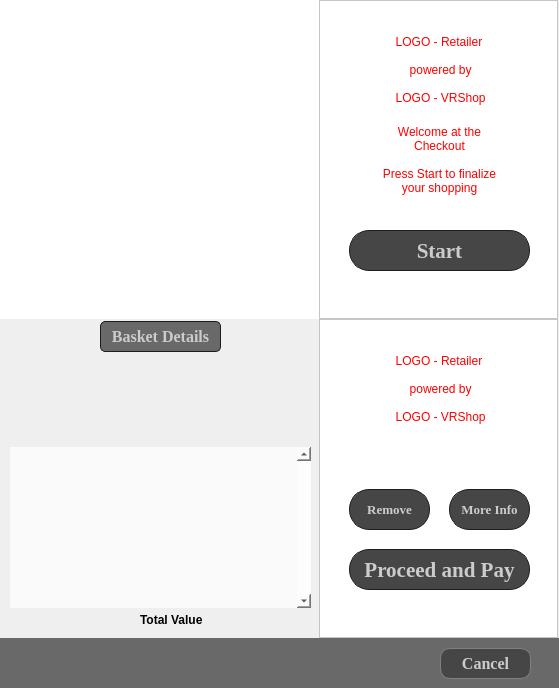
<?xml version="1.0" encoding="UTF-8"?>
<ui version="4.0">
 <class>Cashier</class>
 <widget class="QDialog" name="Cashier">
  <property name="geometry">
   <rect>
    <x>0</x>
    <y>0</y>
    <width>559</width>
    <height>688</height>
   </rect>
  </property>
  <property name="sizePolicy">
   <sizepolicy hsizetype="Fixed" vsizetype="Fixed">
    <horstretch>0</horstretch>
    <verstretch>0</verstretch>
   </sizepolicy>
  </property>
  <property name="minimumSize">
   <size>
    <width>559</width>
    <height>371</height>
   </size>
  </property>
  <property name="maximumSize">
   <size>
    <width>559</width>
    <height>688</height>
   </size>
  </property>
  <property name="windowTitle">
   <string>Dialog</string>
  </property>
  <layout class="QVBoxLayout" name="verticalLayout">
   <property name="spacing">
    <number>0</number>
   </property>
   <property name="leftMargin">
    <number>0</number>
   </property>
   <property name="topMargin">
    <number>0</number>
   </property>
   <property name="rightMargin">
    <number>0</number>
   </property>
   <property name="bottomMargin">
    <number>0</number>
   </property>
   <item>
    <widget class="QFrame" name="m_pFrameWelcome">
     <property name="minimumSize">
      <size>
       <width>559</width>
       <height>319</height>
      </size>
     </property>
     <property name="maximumSize">
      <size>
       <width>559</width>
       <height>319</height>
      </size>
     </property>
     <property name="frameShape">
      <enum>QFrame::NoFrame</enum>
     </property>
     <property name="frameShadow">
      <enum>QFrame::Raised</enum>
     </property>
     <layout class="QHBoxLayout" name="horizontalLayout">
      <property name="spacing">
       <number>0</number>
      </property>
      <property name="leftMargin">
       <number>0</number>
      </property>
      <property name="topMargin">
       <number>0</number>
      </property>
      <property name="rightMargin">
       <number>0</number>
      </property>
      <property name="bottomMargin">
       <number>0</number>
      </property>
      <item>
       <widget class="QFrame" name="m_pFrameLeftSideWelcome">
        <property name="sizePolicy">
         <sizepolicy hsizetype="Fixed" vsizetype="Fixed">
          <horstretch>0</horstretch>
          <verstretch>0</verstretch>
         </sizepolicy>
        </property>
        <property name="minimumSize">
         <size>
          <width>319</width>
          <height>319</height>
         </size>
        </property>
        <property name="maximumSize">
         <size>
          <width>319</width>
          <height>319</height>
         </size>
        </property>
        <property name="styleSheet">
         <string notr="true">background-color:white;</string>
        </property>
        <widget class="QLabel" name="m_pLabelWelcomeDisplay">
         <property name="geometry">
          <rect>
           <x>0</x>
           <y>0</y>
           <width>319</width>
           <height>319</height>
          </rect>
         </property>
         <property name="sizePolicy">
          <sizepolicy hsizetype="Fixed" vsizetype="Fixed">
           <horstretch>0</horstretch>
           <verstretch>0</verstretch>
          </sizepolicy>
         </property>
         <property name="minimumSize">
          <size>
           <width>319</width>
           <height>319</height>
          </size>
         </property>
         <property name="maximumSize">
          <size>
           <width>319</width>
           <height>319</height>
          </size>
         </property>
         <property name="styleSheet">
          <string notr="true"/>
         </property>
         <property name="text">
          <string/>
         </property>
         <property name="pixmap">
          <pixmap>../../../../../../../../../Matej/Images/blueFlowers.bmp</pixmap>
         </property>
         <property name="scaledContents">
          <bool>true</bool>
         </property>
         <property name="indent">
          <number>0</number>
         </property>
        </widget>
       </widget>
      </item>
      <item>
       <widget class="QFrame" name="m_pFrameRightSideWelcome">
        <property name="sizePolicy">
         <sizepolicy hsizetype="Fixed" vsizetype="Fixed">
          <horstretch>0</horstretch>
          <verstretch>0</verstretch>
         </sizepolicy>
        </property>
        <property name="minimumSize">
         <size>
          <width>239</width>
          <height>319</height>
         </size>
        </property>
        <property name="maximumSize">
         <size>
          <width>239</width>
          <height>319</height>
         </size>
        </property>
        <property name="styleSheet">
         <string notr="true">background-color:white</string>
        </property>
        <property name="frameShape">
         <enum>QFrame::StyledPanel</enum>
        </property>
        <property name="frameShadow">
         <enum>QFrame::Raised</enum>
        </property>
        <widget class="QPushButton" name="m_pPushButtonStart">
         <property name="geometry">
          <rect>
           <x>30</x>
           <y>230</y>
           <width>181</width>
           <height>41</height>
          </rect>
         </property>
         <property name="font">
          <font>
           <family>Times New Roman</family>
           <pointsize>16</pointsize>
           <weight>75</weight>
           <bold>true</bold>
          </font>
         </property>
         <property name="styleSheet">
          <string notr="true">QPushButton {
	min-height: 20px;
	color: rgb(204,204,204);
	border-radius: 20px;
	border: 1px solid rgb(29,29,29);
	background-color:rgb(70,70,70);}

QPushButton:hover {
	background-color:rgb(105,105,105);
	border-radius: 20px;
	color:white;
}
</string>
         </property>
         <property name="text">
          <string>Start</string>
         </property>
        </widget>
        <widget class="QLabel" name="m_pLabelLogoRetailer">
         <property name="geometry">
          <rect>
           <x>70</x>
           <y>30</y>
           <width>100</width>
           <height>80</height>
          </rect>
         </property>
         <property name="minimumSize">
          <size>
           <width>0</width>
           <height>80</height>
          </size>
         </property>
         <property name="styleSheet">
          <string notr="true">color:red;</string>
         </property>
         <property name="text">
          <string>LOGO - Retailer 

 powered by 

 LOGO - VRShop</string>
         </property>
         <property name="alignment">
          <set>Qt::AlignCenter</set>
         </property>
         <property name="margin">
          <number>0</number>
         </property>
         <property name="indent">
          <number>-1</number>
         </property>
        </widget>
        <widget class="QLabel" name="m_pLabelWelcomeNote">
         <property name="geometry">
          <rect>
           <x>60</x>
           <y>120</y>
           <width>121</width>
           <height>80</height>
          </rect>
         </property>
         <property name="minimumSize">
          <size>
           <width>0</width>
           <height>80</height>
          </size>
         </property>
         <property name="styleSheet">
          <string notr="true">color:red;</string>
         </property>
         <property name="text">
          <string>Welcome at the Checkout

Press Start to finalize your shopping</string>
         </property>
         <property name="alignment">
          <set>Qt::AlignCenter</set>
         </property>
         <property name="wordWrap">
          <bool>true</bool>
         </property>
         <property name="margin">
          <number>0</number>
         </property>
         <property name="indent">
          <number>-1</number>
         </property>
         <property name="textInteractionFlags">
          <set>Qt::NoTextInteraction</set>
         </property>
        </widget>
       </widget>
      </item>
     </layout>
    </widget>
   </item>
   <item>
    <widget class="QFrame" name="m_pFrameContinue">
     <property name="sizePolicy">
      <sizepolicy hsizetype="Fixed" vsizetype="Fixed">
       <horstretch>0</horstretch>
       <verstretch>0</verstretch>
      </sizepolicy>
     </property>
     <property name="minimumSize">
      <size>
       <width>559</width>
       <height>319</height>
      </size>
     </property>
     <property name="maximumSize">
      <size>
       <width>559</width>
       <height>319</height>
      </size>
     </property>
     <property name="frameShape">
      <enum>QFrame::NoFrame</enum>
     </property>
     <property name="frameShadow">
      <enum>QFrame::Raised</enum>
     </property>
     <layout class="QHBoxLayout" name="horizontalLayout_2">
      <property name="spacing">
       <number>0</number>
      </property>
      <property name="leftMargin">
       <number>0</number>
      </property>
      <property name="topMargin">
       <number>0</number>
      </property>
      <property name="rightMargin">
       <number>0</number>
      </property>
      <property name="bottomMargin">
       <number>0</number>
      </property>
      <item>
       <widget class="QFrame" name="m_pFrameLeftSideContinue">
        <property name="sizePolicy">
         <sizepolicy hsizetype="Fixed" vsizetype="Fixed">
          <horstretch>0</horstretch>
          <verstretch>0</verstretch>
         </sizepolicy>
        </property>
        <property name="minimumSize">
         <size>
          <width>319</width>
          <height>319</height>
         </size>
        </property>
        <property name="maximumSize">
         <size>
          <width>319</width>
          <height>319</height>
         </size>
        </property>
        <property name="styleSheet">
         <string notr="true">/*background-color:white;*/

background-color: qlineargradient(x1: 0, y1: 0, x2: 0, y2: 1,

/*	stop: 0 white, stop: 1 rgb(108, 183, 255));*/

	stop: 0 #dadbde, stop: 1 #f6f7fa

);</string>
        </property>
        <widget class="QLabel" name="m_pLabelPrice">
         <property name="geometry">
          <rect>
           <x>236</x>
           <y>290</y>
           <width>81</width>
           <height>21</height>
          </rect>
         </property>
         <property name="font">
          <font>
           <weight>75</weight>
           <bold>true</bold>
          </font>
         </property>
         <property name="styleSheet">
          <string notr="true">background-color:transparent;</string>
         </property>
         <property name="text">
          <string/>
         </property>
         <property name="alignment">
          <set>Qt::AlignRight|Qt::AlignTrailing|Qt::AlignVCenter</set>
         </property>
        </widget>
        <widget class="QLabel" name="m_pLabelProductImage">
         <property name="geometry">
          <rect>
           <x>110</x>
           <y>37</y>
           <width>101</width>
           <height>91</height>
          </rect>
         </property>
         <property name="styleSheet">
          <string notr="true">background-color:transparent;</string>
         </property>
         <property name="text">
          <string/>
         </property>
         <property name="scaledContents">
          <bool>true</bool>
         </property>
        </widget>
        <widget class="QLabel" name="m_pLabelTitle">
         <property name="geometry">
          <rect>
           <x>100</x>
           <y>2</y>
           <width>121</width>
           <height>31</height>
          </rect>
         </property>
         <property name="font">
          <font>
           <family>Times New Roman</family>
           <pointsize>12</pointsize>
           <weight>75</weight>
           <bold>true</bold>
          </font>
         </property>
         <property name="styleSheet">
          <string notr="true">QLabel {
	min-height: 20px;
	color: rgb(204,204,204);
	border-radius: 5px;
	border: 1px solid rgb(29,29,29);
	background-color:rgb(105,105,105);
}
</string>
         </property>
         <property name="text">
          <string>Basket Details</string>
         </property>
         <property name="alignment">
          <set>Qt::AlignCenter</set>
         </property>
        </widget>
        <widget class="QTableWidget" name="m_pTableWidgetProducts">
         <property name="geometry">
          <rect>
           <x>10</x>
           <y>128</y>
           <width>301</width>
           <height>161</height>
          </rect>
         </property>
         <property name="styleSheet">
          <string notr="true">background-color:rgba(250,250,250,255);</string>
         </property>
         <property name="frameShape">
          <enum>QFrame::NoFrame</enum>
         </property>
         <property name="verticalScrollBarPolicy">
          <enum>Qt::ScrollBarAlwaysOn</enum>
         </property>
         <property name="editTriggers">
          <set>QAbstractItemView::NoEditTriggers</set>
         </property>
         <property name="selectionBehavior">
          <enum>QAbstractItemView::SelectRows</enum>
         </property>
         <property name="showGrid">
          <bool>false</bool>
         </property>
         <attribute name="horizontalHeaderVisible">
          <bool>false</bool>
         </attribute>
         <attribute name="verticalHeaderVisible">
          <bool>false</bool>
         </attribute>
        </widget>
        <widget class="QLabel" name="m_pLabelValueName">
         <property name="geometry">
          <rect>
           <x>140</x>
           <y>290</y>
           <width>71</width>
           <height>21</height>
          </rect>
         </property>
         <property name="font">
          <font>
           <weight>75</weight>
           <bold>true</bold>
          </font>
         </property>
         <property name="styleSheet">
          <string notr="true">background-color:transparent;</string>
         </property>
         <property name="text">
          <string>Total Value</string>
         </property>
        </widget>
       </widget>
      </item>
      <item>
       <widget class="QFrame" name="m_pFrameRightSideContinue">
        <property name="sizePolicy">
         <sizepolicy hsizetype="Preferred" vsizetype="Preferred">
          <horstretch>0</horstretch>
          <verstretch>0</verstretch>
         </sizepolicy>
        </property>
        <property name="minimumSize">
         <size>
          <width>239</width>
          <height>319</height>
         </size>
        </property>
        <property name="maximumSize">
         <size>
          <width>239</width>
          <height>319</height>
         </size>
        </property>
        <property name="styleSheet">
         <string notr="true">background-color:white</string>
        </property>
        <property name="frameShape">
         <enum>QFrame::StyledPanel</enum>
        </property>
        <property name="frameShadow">
         <enum>QFrame::Raised</enum>
        </property>
        <widget class="QPushButton" name="m_pPushButtonProceed">
         <property name="geometry">
          <rect>
           <x>30</x>
           <y>230</y>
           <width>181</width>
           <height>41</height>
          </rect>
         </property>
         <property name="font">
          <font>
           <family>Times New Roman</family>
           <pointsize>16</pointsize>
           <weight>75</weight>
           <bold>true</bold>
          </font>
         </property>
         <property name="styleSheet">
          <string notr="true">QPushButton {
	min-height: 20px;
	color: rgb(204,204,204);
	border-radius: 20px;
	border: 1px solid rgb(29,29,29);
	background-color:rgb(70,70,70);}

QPushButton:hover {
	background-color:rgb(105,105,105);
	border-radius: 20px;
	color:white;
}</string>
         </property>
         <property name="text">
          <string>Proceed and Pay</string>
         </property>
        </widget>
        <widget class="QLabel" name="m_pLabelLogoRetailerContinue">
         <property name="geometry">
          <rect>
           <x>70</x>
           <y>30</y>
           <width>100</width>
           <height>80</height>
          </rect>
         </property>
         <property name="minimumSize">
          <size>
           <width>0</width>
           <height>80</height>
          </size>
         </property>
         <property name="styleSheet">
          <string notr="true">color:red;</string>
         </property>
         <property name="text">
          <string>LOGO - Retailer 

 powered by 

 LOGO - VRShop</string>
         </property>
         <property name="alignment">
          <set>Qt::AlignCenter</set>
         </property>
         <property name="margin">
          <number>0</number>
         </property>
         <property name="indent">
          <number>-1</number>
         </property>
        </widget>
        <widget class="QPushButton" name="m_pPushButtonInfo">
         <property name="geometry">
          <rect>
           <x>130</x>
           <y>170</y>
           <width>81</width>
           <height>41</height>
          </rect>
         </property>
         <property name="font">
          <font>
           <family>Times New Roman</family>
           <pointsize>10</pointsize>
           <weight>75</weight>
           <bold>true</bold>
          </font>
         </property>
         <property name="styleSheet">
          <string notr="true">QPushButton {
	min-height: 20px;
	color: rgb(204,204,204);
	border-radius: 20px;
	border: 1px solid rgb(29,29,29);
	background-color:rgb(70,70,70);}

QPushButton:hover {
	background-color:rgb(105,105,105);
	border-radius: 20px;
	color:white;
}
</string>
         </property>
         <property name="text">
          <string>More Info</string>
         </property>
        </widget>
        <widget class="QPushButton" name="m_pPushButtonRemove">
         <property name="geometry">
          <rect>
           <x>30</x>
           <y>170</y>
           <width>81</width>
           <height>41</height>
          </rect>
         </property>
         <property name="font">
          <font>
           <family>Times New Roman</family>
           <pointsize>10</pointsize>
           <weight>75</weight>
           <bold>true</bold>
          </font>
         </property>
         <property name="styleSheet">
          <string notr="true">QPushButton {
	min-height: 20px;
	color: rgb(204,204,204);
	border-radius: 20px;
	border: 1px solid rgb(29,29,29);
	background-color:rgb(70,70,70);}

QPushButton:hover {
	background-color:rgb(105,105,105);
	border-radius: 20px;
	color:white;
}
</string>
         </property>
         <property name="text">
          <string>Remove</string>
         </property>
        </widget>
       </widget>
      </item>
     </layout>
    </widget>
   </item>
   <item>
    <widget class="QFrame" name="m_pFrameToolBar">
     <property name="minimumSize">
      <size>
       <width>559</width>
       <height>50</height>
      </size>
     </property>
     <property name="maximumSize">
      <size>
       <width>559</width>
       <height>50</height>
      </size>
     </property>
     <property name="styleSheet">
      <string notr="true">background-color: rgb(105,105,105);
</string>
     </property>
     <property name="frameShape">
      <enum>QFrame::NoFrame</enum>
     </property>
     <property name="frameShadow">
      <enum>QFrame::Raised</enum>
     </property>
     <widget class="QPushButton" name="m_pPushButtonCancel">
      <property name="geometry">
       <rect>
        <x>440</x>
        <y>10</y>
        <width>91</width>
        <height>31</height>
       </rect>
      </property>
      <property name="font">
       <font>
        <family>Times New Roman</family>
        <pointsize>12</pointsize>
        <weight>75</weight>
        <bold>true</bold>
       </font>
      </property>
      <property name="styleSheet">
       <string notr="true">QPushButton {
	min-height: 20px;
	color: rgb(204,204,204);
	border-radius: 10px;
	border: 1px solid gray;
	background-color:rgb(70,70,70);}

QPushButton:hover {
	background-color:rgb(105,105,105);
	border-radius: 10px;
	color:white;
}


/*	background-color: qlineargradient(spread:pad, 
	x1:0.181818, y1:0.267, x2:0, y2:1, 
	stop:0 rgba(234, 133, 0, 255), 
	stop:1 rgba(255, 255, 255, 255))
};

*/

/*
	border: 1px solid rgb(67,67,67); 


*/
</string>
      </property>
      <property name="text">
       <string>Cancel</string>
      </property>
      <property name="flat">
       <bool>false</bool>
      </property>
     </widget>
    </widget>
   </item>
  </layout>
 </widget>
 <resources/>
 <connections/>
</ui>
